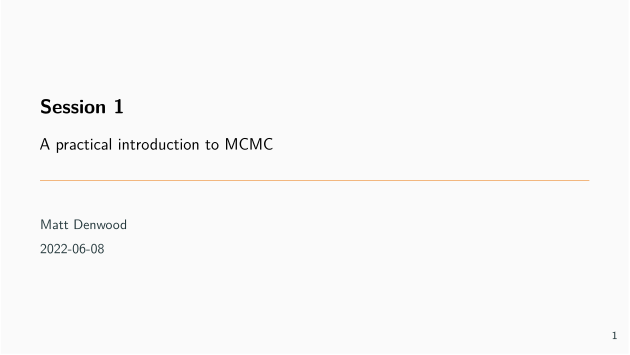

R code for this plot:
params <-
list(presentation = TRUE)

#' ---
#' title: Session 1
#' subtitle: A practical introduction to MCMC
#' date: "2022-06-08"
#' author:
#'   - Matt Denwood
#' theme: metropolis
#' aspectratio: 169
#' colortheme: seahorse
#' header-includes: 
#'   - \input{../rsc/preamble}
#' params:
#'   presentation: TRUE
#' output:
#'   beamer_presentation:
#'       pandoc_args: ["-t", "beamer"]
#'       slide_level: 2
#'   html_document: default
#' ---
#' 
## ----rendering, eval=FALSE, include=FALSE-------------------------------------
## # To render this as PDF (beamer) slides run:
## rmarkdown::render('Session_1.Rmd', 'beamer_presentation', params=list(presentation=TRUE))
## # And for html:
## rmarkdown::render('Session_1.Rmd', 'html_document', params=list(presentation=FALSE))

#' 
## ----setup, include=FALSE-----------------------------------------------------
library("tidyverse")
library("runjags")
set.seed(2021-06-22)

# Reduce the width of R code output for PDF only:
if(params$presentation) options(width=60)
knitr::opts_chunk$set(echo = TRUE)

# Reduce font size of R code output for Beamer:
if(params$presentation){
  knitr::knit_hooks$set(size = function(before, options, envir) {
    if(before){
      knitr::asis_output(paste0("\\", options$size))
    }else{
      knitr::asis_output("\\normalsize")
    }
  })
  knitr::opts_chunk$set(size = "scriptsize")
}

# Collapse successive chunks:
space_collapse <- function(x){ gsub("```\n*```r*\n*", "", x) }
# Reduce space between chunks:
space_reduce <- function(x){ gsub("```\n+```\n", "", x) }
knitr::knit_hooks$set(document = space_collapse)

# To collect temporary filenames:
cleanup <- character(0)

#' 
#' 
#'   
#' # Background
#' 
#' 
#' ## Diagnostic test evaluation: with gold standard = simple! {.fragile}
#' 
#' 
## -----------------------------------------------------------------------------
library("tidyverse")
se <- c(1, 0.6)
sp <- c(1, 0.9)
N <- 1000
prevalence <- 0.25

data <- tibble(Status = rbinom(N, 1, prevalence)) %>%
  mutate(Test1 = rbinom(N, 1, se[1]*Status + (1-sp[1])*(1-Status))) %>%
  # Which is the same as:
  mutate(Test1 = Status) %>%
  mutate(Test2 = rbinom(N, 1, se[2]*Status + (1-sp[2])*(1-Status)))

(twoXtwo <- with(data, table(Status, Test2)))

#' 
#' . . .
#' 
## -----------------------------------------------------------------------------
(sensitivity <- twoXtwo[2,2] / sum(twoXtwo[2,1:2]))
(specificity <- twoXtwo[1,1] / sum(twoXtwo[1,1:2]))

#' 
#' 
#' ## Diagnostic test evaluation: no gold standard
#' 
#' Now we have both values of sensitivity and specificity <1...
#' 
## -----------------------------------------------------------------------------
se <- c(0.9, 0.6)
sp <- c(0.95, 0.9)
N <- 1000
prevalence <- 0.25

data <- tibble(Status = rbinom(N, 1, prevalence)) %>%
  mutate(Test1 = rbinom(N, 1, se[1]*Status + (1-sp[1])*(1-Status))) %>%
  mutate(Test2 = rbinom(N, 1, se[2]*Status + (1-sp[2])*(1-Status)))

with(data, table(Status, Test1))
with(data, table(Status, Test2))

#' 
#' ---
#' 
#' In real life we don't know what `Status` is...
#' 
## -----------------------------------------------------------------------------
(twoXtwo <- with(data, table(Test1, Test2)))

(sensitivity_1 <- twoXtwo[2,2] / sum(twoXtwo[1:2,2]))
(sensitivity_2 <- twoXtwo[2,2] / sum(twoXtwo[2,1:2]))
(specificity_1 <- twoXtwo[1,1] / sum(twoXtwo[1:2,1]))
(specificity_2 <- twoXtwo[1,1] / sum(twoXtwo[1,1:2]))

#' . . .
#' 
#' So we will *always* under-estimate the Se and Sp of both tests!
#' 
#' ## The solution
#' 
#' - We need to assess the sensitivity and specificity of both tests against the true (but unknown) `Status` of each individual
#' 
#' - This unknown `Status` is called the `latent class`
#'   - Therefore we need to run a `latent class model` ...
#' 
#' . . .
#' 
#' - How can we implement a latent class model?
#'   - Frequentist statistical methods:
#'       - possible, but difficult
#'   - Bayesian statistical methods:
#'       - easier and much more commonly done!
#' 
#' 
#' ## Learning outcomes
#' 
#' By the end of the course you should be able to:
#' 
#' - Understand what a latent class model is, and how they can be used for diagnostic test evaluation
#' 
#' - Run basic latent class models using R and JAGS for real-world problems
#' 
#' - Interpret the results
#' 
#' - Understand the nuances and complexities associated with these types of analysis and the interpretation of the `latent class`
#' 
#' # Revision
#' 
#' ## Bayes Rule
#' 
#' Bayes' theorem is at the heart of Bayesian statistics:
#' 
#' $$P(\theta|Y) = \frac{P(\theta)\times P(Y|\theta)}{P(Y)}$$
#' 
#' . . .
#' 
#' Where:  $\theta$ is our parameter value(s);
#' 
#' $Y$ is the data that we have observed;
#' 
#' $P(\theta|Y)$ is the posterior probability of the parameter value(s);
#' 
#' $P(\theta)$ is the prior probability of the parameters;
#' 
#' $P(Y|\theta)$ is the likelihood of the data given the parameters value(s);
#' 
#' $P(Y)$ is the probability of the data, integrated over parameter space.
#' 
#' ---
#' 
#' - In practice we usually work with the following:
#' 
#' $$P(\theta|Y) \propto P(\theta)\times P(Y|\theta)$$
#' 
#' . . .
#' 
#' - Our Bayesian posterior is therefore always a combination of the likelihood of the data, and the parameter priors
#' 
#' - But for more complex models the distinction between what is 'data' and 'parameters' can get blurred!
#' 
#' ## MCMC
#' 
#' - A way of obtaining a numerical approximation of the posterior
#' 
#' - Highly flexible
#' 
#' - Not inherently Bayesian but most widely used in this context
#' 
#' - Assessing convergence is essential, otherwise we may not be summarising the true posterior
#' 
#' - Our chains are correlated so we need to consider the effective sample size
#' 
#' ## Bayesian MCMC vs Frequentist ML
#' 
#' Advantages:
#' 
#' - Very flexible modelling framework
#' - More natural interpretation of confidence intervals (credible intervals)
#' - Ability to incorporate prior information
#' 
#' . . .
#' 
#' Disadvantages:
#' 
#' - More computationally intensive
#' - More emphasis on the practictioner to ensure the output is reliable
#' - Requirement to incorporate prior information
#' 
#' 
#' ## Everyone up to speed?
#' 
#' Any questions so far?  
#' 
#' Anything unclear?
#' 
#' 
#' # Session 1: A practical introduction to MCMC
#' 
#' ## MCMC in Practice
#' 
#' - We can write a Metropolis algorithm ourselves, but this is complex and inefficient
#' 
#' - There are a number of general purpose langauages that allow us to define the problem and leave the details to the software:
#' 
#'   * WinBUGS/OpenBUGS
#'     * Bayesian inference Using Gibbs Sampling
#'   * JAGS
#'     * Just another Gibbs Sampler
#'   * Stan
#'     * Named in honour of Stanislaw Ulam, pioneer of the Monte Carlo method
#' 
#' ## JAGS
#' 
#' - JAGS uses the BUGS language
#' 
#'   * This is a declarative (non-procedural) language
#'   * The order of statements does not matter
#'   * The compiler converts our model syntax into an MCMC algorithm with appropriately defined likelihood and prior
#'   * You can only define each variable once!!!
#' 
#' . . .
#' 
#' - Different ways to run JAGS from R:
#' 
#'   - rjags, runjags, R2jags, jagsUI
#' 
#' - See http://runjags.sourceforge.net/quickjags.html
#'   * This is also in the GitHub folder
#' 
#' ---
#' 
#' A simple JAGS model might look like this:
#' 
## ----include=FALSE------------------------------------------------------------
model_definition <- "model{
  # Likelihood part:
  Positives ~ dbinom(prevalence, N)
  
  # Prior part:
  prevalence ~ dbeta(1, 1)
  
  # Hooks for automatic integration with R:
  #data# Positives, N
  #monitor# prevalence
  #inits# prevalence
}
"
cat(model_definition, file='basicjags.txt')

#' 
## ----comment='', echo=FALSE---------------------------------------------------
cat(model_definition, sep='\n')

#' 
#' ---
#' 
#' There are two model statements:
#' 
#' - The first:
## ----eval=FALSE---------------------------------------------------------------
## Positives ~ dbinom(prevalence, N)

#' states that the number of `Positive` test samples is Binomially distributed with probability parameter `prevalence` and total trials `N`
#' 
#' . . .
#' 
#' - The second:
## ----eval=FALSE---------------------------------------------------------------
## prevalence ~ dbeta(1,1)

#' states that our prior probability distribution for the parameter `prevalence` is Beta(1,1), which is the same as Uniform(0,1)
#' 
#' . . .
#' 
#' These are very similar to the likelihood and prior functions defined in the preparatory exercise (although this prior is less informative)
#' 
#' ---
#' 
#' The other lines in this model:
#' 
## ----eval=FALSE---------------------------------------------------------------
## #data# Positives, N
## #monitor# prevalence
## #inits# prevalence

#' are automated hooks that are only used by runjags
#' 
#' . . .
#' 
#' Compared to our Metropolis algorithm, this JAGS model is:
#' 
#'   * Eaiser to write and understand
#'   * More efficient (lower autocorrelation)
#'   * Faster to run
#' 
#' ---
#' 
#' To run this model, copy/paste the code above into a new text file called "basicjags.txt" in the same folder as your current working directory.  Then run:
#' 
## -----------------------------------------------------------------------------
library('runjags')

# data to be retrieved by runjags
Positives <- 70
N <- 100

# initial values to be retrieved by runjags:
prevalence <- list(chain1=0.05, chain2=0.95)

#' 
## ----include=FALSE------------------------------------------------------------
runjags.options(silent.jags=TRUE)

#' 
## ----message=FALSE, warning=FALSE, results='hide'-----------------------------
results <- run.jags('basicjags.txt', n.chains=2, burnin=5000, sample=10000)

#' 
#' . . .
#' 
#' NOTE: if you have R version 4.2.x and runjags version 2.2.1 then you will see some warnings here - they can be ignored!
#' 
#' First check the plots for convergence:
#' 
## ----eval=FALSE, include=TRUE-------------------------------------------------
## plot(results)

#' 
## ----include=FALSE------------------------------------------------------------
pt <- plot(results)

#' 
#' ---
#' 
#' Trace plots: the two chains should be stationary:
#' 
## ----echo=FALSE---------------------------------------------------------------
print(pt[[1]])

#' 
#' ---
#' 
#' ECDF plots: the two chains should be very close to each other:
#' 
## ----echo=FALSE---------------------------------------------------------------
print(pt[[2]])

#' 
#' ---
#' 
#' Histogram of the combined chains should appear smooth:
#' 
## ----echo=FALSE---------------------------------------------------------------
print(pt[[3]])

#' 
#' ---
#' 
#' Autocorrelation plot tells you how well behaved the model is:
#' 
## ----echo=FALSE---------------------------------------------------------------
print(pt[[4]])

#' 
#' ---
#' 
#' Note:  for multiple parameters, use the 'back' button to cycle through plots!
#' 
#' . . .
#' 
#' Then check the effective sample size and Gelman-Rubin statistic:
#' 
## -----------------------------------------------------------------------------
results

#' 
#' 
#' Reminder:  we want SSeff > 1000 and psrf < 1.05
#' 
#' 
#' ## Introduction to practical sessions
#' 
#' Each practical session will consist of:
#' 
#'   1. Some general/philosophical points to consider
#'   2. One or more practical exercises for everyone to complete
#'   3. One or more additional (optional) exercise for those that finish the main exercise early
#'   4. A wrap-up discussion to reinforce the key messages
#' 
#' . . .
#' 
#' Consideration points are given in the PDF
#' 
#' The exercises (and solutions) are only in the HTML versions
#' 
#' - - -
#' 
#' - We have approximately 1 hour per practical session
#'   - 30-45 minutes for exercises, 15-30 minutes for discussion
#' 
#' . . .
#' 
#' - We will allocate you in pairs / threes to breakout rooms for the exercises (partly randomly, partly based on your institution)
#'   - If you need help please use the "Ask For Help" feature from your breakout room
#'   - Otherwise we will drop into the breakout rooms periodically to see how you are getting on!
#' 
#' # Practical Session 1
#' 
#' ## Points to consider
#' 
#' 1. What are the advantages and disadvantages of Bayesian MCMC relative to more standard frequentist likelihood-based methods?
#' 
#' 2. `Identifiability` refers to the ability of a model to extract useful information from a dataset for a particular set of parameters. What 3 things affect whether or not a model/parameter will be identifiable?
#' 
#' The exercises can be found in Session_1.html!
#' 
#' `r if(params$presentation) {"\\begin{comment}"}`
#' 
#' ## Exercise 1 {.fragile}
#' 
#' Follow these steps to run the basic JAGS model given above:
#' 
#' - Create a new text file in RStudio by clicking on `File` then `New File` then `Text file`
#' 
#' - Copy the following model definition into this text file:
#' 
## ----comment='', echo=FALSE---------------------------------------------------
cat(model_definition, sep='\n')
cat(model_definition, sep='\n', file='basicjags.txt')

#' 
#' - Save the file as `basicjags.txt` in a folder where you can find it again
#' 
#' - Set your R working directory to the same folder, by clicking on `Session` then `Set Working Directory` then `Choose Directory` and choosing the folder location
#' 
#' - Create a new R file in RStudio by clicking on `File` then `New File` then `R script`, and save the file as e.g. `Session 1 exercises.R` in the same folder
#' 
#' - Copy and paste the following R code into this R script file:
#' 
## ----eval=FALSE---------------------------------------------------------------
## library('runjags')
## 
## # data to be retrieved by runjags
## Positives <- 70
## N <- 100
## 
## # initial values to be retrieved by runjags:
## prevalence <- list(chain1=0.05, chain2=0.95)
## 
## # run the model:
## results <- run.jags('basicjags.txt', n.chains=2, burnin=5000, sample=10000)
## 
## # check convergence based on trace plots:
## plot(results)
## 
## # check effective sample size and psrf, and then interpret results:
## results

#' 
#' - Take your time to play around with this code and make sure that (1) it works, and (2) you know what is going on
#' 
#' - Change the initial values for prevalence to 0.5 in both chains. Does it make a difference to the output?
#' 
#' - Change the number of samples to e.g. 50000 or 100 - what difference does this make?
#' 
#' - Ask for help if you have problems!
#' 
#' 
#' ### Solution 1 {.fragile}
#' 
#' The result of running your R code should look like this (where lines starting with `##` show the output of running that line of code):
#' 
## -----------------------------------------------------------------------------
# run the model:
results <- run.jags('basicjags.txt', n.chains=2, burnin=5000, sample=10000)

# Note: this is only commented out to save space in the exercise file!
# plot(results)

# check convergence and effective sample size, and then interpret results:
results

#' 
## ----echo=FALSE---------------------------------------------------------------
cleanup <- c(cleanup, "basicjags.txt")

#' 
#' Convergence is assessed in two ways:  firstly from the trace plots, and secondly from the psrf (which is the Gelman-Rubin statistic).  The effective sample size is SSeff.  Once you are happy that the model has converged and has enough of a sample size, then you can interpret the results (typically median and 95% confidence interval estimates).
#' 
#' We can change the initial values like so:
#' 
## -----------------------------------------------------------------------------
# initial values to be retrieved by runjags:
prevalence <- list(chain1=0.5, chain2=0.5)

# run the model:
results <- run.jags('basicjags.txt', n.chains=2, burnin=5000, sample=10000)

# Note: this is only commented out to save space in the exercise file!
# plot(results)
# check convergence and effective sample size, and then interpret results:
results

#' 
#' This only makes a very small difference to the inference, because the model converges (and we remove burnin) in either case. The posteriors being independent of the initial values is a key assumption of using MCMC!  But remember that there will always be a small difference because MCMC is an inherently random method.  We just need to make sure that the effective sample size is high enough that this inherent randomness does not impact our inference (at least not when rounding to a sensible number of significant figures!).
#' 
#' Increasing the number of samples to 50000 improves the effective sample size, and therefore reduces the small random changes in the posterior inference, but also takes longer to run.  Reducing the number of samples to 100 results in an effective sample size that is too small and therefore we get unreliable estimates that change every time the model is run!
#' 
#' ## Exercise 2 {.fragile}
#' 
#' We can fit the same model using frequentist maximum likelihood methods like this:
#' 
## -----------------------------------------------------------------------------
Positives <- 70
N <- 100

# We can time how long this takes manually:
system.time({
  # The equivalent model to JAGS:
  freq_model <- glm(cbind(Positives, N-Positives) ~ 1, family=binomial)
})

# The intercept of the GLM is on the logit scale, so we need to take the inverse logit transform to get the prevalence:
plogis(coef(freq_model))
plogis(confint(freq_model))

## ----echo=FALSE---------------------------------------------------------------
med1 <- as.numeric(summary(results)["prevalence","Median"])

#' 
#' Compare the results from the JAGS model and the frequentist model:
#'   - Are there any differences in the inference?
#'   - What about if you change the data to 7 positives out of 10?
#'   - Are there any practical differences between JAGS and standard GLM models?
#'   
#' Change the priors for the JAGS model from Beta(1,1) to Beta(20,1)
#'   - How does this affect the inference?
#' 
#' 
#' ### Solution 2 {.fragile}
#' 
#' The prevalence estimate and 95% CI from the frequentist method is `r round(plogis(coef(freq_model)),2)` (`r round(plogis(confint(freq_model))[1],2)` - `r round(plogis(confint(freq_model))[2],2)`).  The equivalent estimates from the Bayesian method are:
#' 
## -----------------------------------------------------------------------------
summary(results)["prevalence", c("Median","Lower95","Upper95")]

#' 
#' These are extremely close to each other in this case, although the same is not true with a smaller sample size:
#' 
## -----------------------------------------------------------------------------
Positives <- 7
N <- 10

# Frequentist analysis:
freq_model <- glm(cbind(Positives, N-Positives) ~ 1, family=binomial)
plogis(coef(freq_model))
plogis(confint(freq_model))

# Bayesian analysis:
results <- run.jags('basicjags.txt', n.chains=2, burnin=5000, sample=10000)

# Note: this is only commented out to save space in the exercise file!
# plot(results)
results

## ----echo=FALSE---------------------------------------------------------------
med2 <- as.numeric(summary(results)["prevalence","Median"])

#' 
#' Notice that the median estimate for the Bayesian model has shifted from `r med1` to `r med2`, despite the maximum likelihood estimate remaining the same (0.7). This is due to the relatively larger impact of priors with smaller datasets.  All Bayesian models *must* include priors - even when you don't want to. We will return to this concept later today.
#' 
#' There is also a conceptual difference in the interpretation of the confidence intervals vs credible intervals - this is actually much easier when you are Bayesian!
#' 
#' The major downside of using MCMC is that it takes longer to run (glm runs in a few thousands of a second, whereas JAGS takes a few tenths of a second).  The other downside is that you have to check convergence and effective sample size manually, which is not the case for using glm().
#' 
#' 
#' ## Exercise 3 {.fragile}
#' 
#' Up to now we have ignored issues of diagnostic test sensitivity and specificity.  Usually, however, we do not have a perfect test, so we do not know how many are truly positive or truly negative, rather than just testing positive or negative.  But we know that:
#' 
#' $$Prev_{obs} = (Prev_{true}\times Se) + ((1-Prev_{true})\times (1-Sp))$$
#' $$\implies Prev_{true} = \frac{Prev_{obs}-(1-Sp)}{Se-(1-Sp)}$$
#' 
#' [The second equation assumes that the observed prevalence and sensitivity are both higher than 1 minus the specificity!]
#' 
#' Using JAGS allows us to add this additional complexity to our models by including a parameter for true prevalence that is related to observed prevalence by sensitivity and specificity parameters:
#' 
## ----include=FALSE------------------------------------------------------------
model_definition_obsprev <- "model{
  # Likelihood part:
  Positives ~ dbinom(observed_prevalence, N)
  
  # Intermediate calculations:
  observed_prevalence <- sensitivity * prevalence + (1-specificity) * (1-prevalence)
  
  # Prior part:
  sensitivity ~ dbeta(1, 1)
  specificity ~ dbeta(1, 1)
  prevalence ~ dbeta(1, 1)
  
  # Hooks for automatic integration with R:
  #data# Positives, N
  #monitor# prevalence, sensitivity, specificity, observed_prevalence
  #inits# prevalence, sensitivity, specificity
}
"
cat(model_definition_obsprev, file='obsprevmodel.txt')

#' 
## ----comment='', echo=FALSE---------------------------------------------------
cat(model_definition_obsprev, sep='\n')
cleanup <- c(cleanup, "obsprevmodel.txt")

#' 
#' Copy this model to "obsprevmodel.txt" and run it yourself in JAGS.  Here is some additional R code that you will need:
#' 
## ---- eval=FALSE--------------------------------------------------------------
## Positives <- 70
## N <- 100
## 
## # initial values to be retrieved by runjags:
## prevalence <- list(chain1=0.05, chain2=0.95)
## sensitivity <- list(chain1=0.95, chain2=0.05)
## specificity <- list(chain1=0.05, chain2=0.95)

#' 
#' - Make sure that the chains have converged and that your effective sample size is sufficient. Remember that now you have multiple monitored variables, so you need to cycle through the plots using the *back* and *forward* arrows on the plot window. The very last plot is a cross-correlation plot, which shows the pairwise correlation between the estimated parameter values. What do you notice about this?
#' 
#' - Look at the posteriors for the 4 parameters of interest.  What do you notice about identifiability?
#' 
#' - Now set the sensitivity and specificity parameters to fixed values of 80% and 99% by commenting out the `sensitivity ~ dbeta(1, 1)` line and adding `sensitivity <- 0.8` in the model, and similarly commenting out the `specificity ~ dbeta(1, 1)` line and adding `specificity <- 0.99` in the model (you will also need to remove sensitivity and specificity from the #inits# line). What happens to identifiability now?
#' 
#' 
#' ### Solution 3 {.fragile}
#' 
## -----------------------------------------------------------------------------
Positives <- 70
N <- 100

# initial values to be retrieved by runjags:
prevalence <- list(chain1=0.05, chain2=0.95)

# run the model:
results <- run.jags('obsprevmodel.txt', n.chains=2, burnin=5000, sample=10000)

# Note: this is only commented out to save space in the exercise file!
# plot(results)
# check convergence and effective sample size, and then interpret results:
results

#' 
#' Convergence is OK and the sample size is sufficient for all parameters. The cross-correlation plot shows that the observed_prevalence parameter estimates are not correlated with those of the other parameters (green colours). However, the prevalence, sensitivity and specificity all show positive cross-correlation (yellow colours). Non-zero (i.e. either negative or positive) cross-correlation between parameters is a symptom of reduced identifiability of these parameters within the model. This is what causes the lower SSeff for these parameters relative to the observed prevalence parameter.
#' 
#' The posterior for `observed_prevalence` is the same as for `prevalence` in the old model.  But the posteriors for the new (true) `prevalence`, `sensitivity` and `specificity` are extremely wide!  The model is only able to identify the `observed_prevalence`, and not the other three parameters.  This is also reflected in the effective sample sizes.  There is simply not enough information to disentangle them - persuade yourself this is true by considering the following possibilities:
#' 
#'   - Is prevalence zero but the test is not very specific?
#'   - Is prevalence 100% but the test is not very sensitive?
#'   - Or anywhere in between?
#' 
#' The answer is that all are possible.  But we can make prevalence identifiable by fixing sensitivity and specificity:
#' 
## ----include=FALSE------------------------------------------------------------
model_definition_obsprev <- "model{
  # Likelihood part:
  Positives ~ dbinom(observed_prevalence, N)
  
  # Intermediate calculations:
  observed_prevalence <- sensitivity * prevalence + (1-specificity) * (1-prevalence)
  
  # Prior part:
  #sensitivity ~ dbeta(1, 1)
  #specificity ~ dbeta(1, 1)
  sensitivity <- 0.8
  specificity <- 0.99
  prevalence ~ dbeta(1, 1)

  # Hooks for automatic integration with R:
  #data# Positives, N
  #monitor# prevalence, sensitivity, specificity, observed_prevalence
  #inits# prevalence
}
"
cat(model_definition_obsprev, file='obsprevmodel_fixsesp.txt')

#' 
## ----comment='', echo=FALSE---------------------------------------------------
cat(model_definition_obsprev, sep='\n')
cleanup <- c(cleanup, "obsprevmodel_fixsesp.txt")

#' 
## -----------------------------------------------------------------------------
results <- run.jags('obsprevmodel_fixsesp.txt', n.chains=2, burnin=5000, sample=10000)
results

#' Note that the true prevalence is estimated to be higher than the observed prevalence, because the test has a relatively low sensitivity.
#' 
#' If we don't want to fix sensitivity/specificity at specific values (which is generally a bad idea!) then we can give them a strong prior instead.  We will come back to this idea later!
#' 
#' 
#' 
#' ## Optional Exercise A {.fragile}
#' 
#' - Change the number of chains to 1 and 4
#'   
#'   * Remember that you will also need to change the initial values
#'   * What affect does having different numbers of chains have?
#' 
#' - Try using the `run.jags` argument `method='parallel'` - what affect does this have?
#' 
#' 
#' ### Solution A {.fragile}
#' 
#' The chains argument can be any positive integer, but you need to make sure that the number of initial values provided is consistent.  For example:
#' 
## -----------------------------------------------------------------------------
prevalence <- list(chain1=0.05)
sensitivity <- list(chain1=0.95)
specificity <- list(chain1=0.05)

results1 <- run.jags('obsprevmodel.txt', n.chains=1)
results1

prevalence <- list(chain1=0.05, chain2=0.4, chain3=0.6, chain4=0.95)
sensitivity <- list(chain1=0.95, chain2=0.75, chain3=0.25, chain4=0.05)
specificity <- list(chain1=0.05, chain2=0.25, chain3=0.75, chain2=0.95)
results4 <- run.jags('obsprevmodel.txt', n.chains=4)
results4

#' 
#' There are two differences:  firstly it is not possible to assess the psrf with only 1 chain (and it is harder to assess convergence generally), and secondly the effective sample size is higher with more chains as the samples are pooled (e.g. 10000 samples from 4 chains is 40000 samples).  So more chains is better.
#' 
#' The downside is that more chains take longer to run.  But we can offset this by parallelising:
#' 
## -----------------------------------------------------------------------------
results4p <- run.jags('obsprevmodel.txt', n.chains=4, method='parallel')
results4p

#' 
#' Each chain is run in parallel, so as long as you have at least as many processors as chains then you will reduce the run time.  [Note: the run time is not reduced for this example because the model already runs very quickly and there is a small fixed overhead cost with parallelising chains, but for models that take longer to run you would see a benefit]
#'   
#' There are a large number of other options to runjags.  Some highlights:
#' 
#'   - The method can be parallel or background or bgparallel
#'   - You can use extend.jags to continue running an existing model (e.g. to increase the sample size)
#'   - You can use coda::as.mcmc.list to extract the underlying MCMC chains (for one more more partially matched variable name)
#'   - You can use the summary() method to extract summary statistics (for one more more partially matched variable name)
#'     * See `?summary.runjags` and `?runjagsclass` for more information
#' 
#' ## Optional excersie B {.fragile}
#' 
#' There are three other ways of writing this type of model.  Using the simplest model as a template:
#' 
## ----comment='', echo=FALSE---------------------------------------------------
cat(model_definition, sep='\n')

#' 
#' We can replace:
#' 
## ---- eval=FALSE--------------------------------------------------------------
## Positives ~ dbinom(prevalence, N)

#' 
#' with:
#' 
## ---- eval=FALSE--------------------------------------------------------------
## for(i in 1:N){
##   Result[i] ~ dbern(prevalence)
## }

#' 
#' or:
#' 
## ---- eval=FALSE--------------------------------------------------------------
## for(i in 1:N){
##   NegativePositive[i] ~ dcat(prevalence[1:2])
## }
## observed_probabilities[2] <- prevalence
## observed_probabilities[1] <- 1 - prevalence

#' 
#' or:
#' 
## ---- eval=FALSE--------------------------------------------------------------
## Tally[1:2] ~ dmulti(observed_probabilities[1:2], N)
## 
## observed_probabilities[2] <- prevalence
## observed_probabilities[1] <- 1 - prevalence

#' 
#' In each case the data is different:
#' - `dbern` needs the response to be a vector of 0 and 1 reflecting test results for individuals, but uses the same probability as dbinom
#' - `dcat` needs the response to be a vector of 1 and 2 reflecting the outcome (1=negative, 2=positive) of the test, and uses a pair of probabilities reflecting the probability of being negative and probability of being positive
#' - `dmulti` needs the response to be a Tally of the total number of negative tests and positive tests, and uses the same pair of probabilities as `dcat`
#' 
#' Try to implement these models in JAGS, and see what difference it makes to (a) the model inference, and (b) the amount of time that the model takes to run.
#' 
#' What are the advantages and disadvantages of each approach?
#' 
#' ### Solution B {.fragile}
#' 
#' Here is the model for dbern:
#' 
## ----include=FALSE------------------------------------------------------------
model_definition <- "model{
  # Likelihood part:
  for(i in 1:N){
    Result[i] ~ dbern(prevalence)
  }
  
  # Prior part:
  prevalence ~ dbeta(1, 1)
  
  # Hooks for automatic integration with R:
  #data# Result, N
  #monitor# prevalence
  #inits# prevalence
}
"
cat(model_definition, file='dbernmodel.txt')

#' 
## ----comment='', echo=FALSE---------------------------------------------------
cat(model_definition, sep='\n')
cleanup <- c(cleanup, "dbernmodel.txt")

#' 
#' And the necessary R code:
#' 
## -----------------------------------------------------------------------------
Positives <- 70
N <- 100

# initial values to be retrieved by runjags:
prevalence <- list(chain1=0.05, chain2=0.95)
sensitivity <- list(chain1=0.95, chain2=0.05)
specificity <- list(chain1=0.05, chain2=0.95)

Result <- c(rep(0, N-Positives), rep(1, Positives))
stopifnot(sum(Result)==Positives)
dbern_results <- run.jags('dbernmodel.txt', n.chains=2)

#' 
#' Here is the model for dcat:
#' 
## ----include=FALSE------------------------------------------------------------
model_definition <- "model{
  # Likelihood part:
  for(i in 1:N){
    NegativePositive[i] ~ dcat(observed_probabilities[1:2])
  }
  observed_probabilities[2] <- prevalence
  observed_probabilities[1] <- 1 - prevalence

  # Prior part:
  prevalence ~ dbeta(1, 1)
  
  # Hooks for automatic integration with R:
  #data# NegativePositive, N
  #monitor# prevalence
  #inits# prevalence
}
"
cat(model_definition, file='dcatmodel.txt')

#' 
## ----comment='', echo=FALSE---------------------------------------------------
cat(model_definition, sep='\n')
cleanup <- c(cleanup, "dcatmodel.txt")

#' 
#' And the necessary R code:
#' 
## -----------------------------------------------------------------------------
NegativePositive <- c(rep(1, N-Positives), rep(2, Positives))
dcat_results <- run.jags('dcatmodel.txt', n.chains=2)

#' 
#' And here is the model for dmulti:
#' 
## ----include=FALSE------------------------------------------------------------
model_definition <- "model{
  # Likelihood part:
  Tally[1:2] ~ dmulti(observed_probabilities[1:2], N)

  observed_probabilities[2] <- prevalence
  observed_probabilities[1] <- 1 - prevalence
 
  # Prior part:
  prevalence ~ dbeta(1, 1)
  
  # Hooks for automatic integration with R:
  #data# Tally, N
  #monitor# prevalence
  #inits# prevalence
}
"
cat(model_definition, file='dmultimodel.txt')

#' 
## ----comment='', echo=FALSE---------------------------------------------------
cat(model_definition, sep='\n')
cleanup <- c(cleanup, "dmultimodel.txt")

#' 
#' And the necessary R code:
#' 
## -----------------------------------------------------------------------------
Tally <- c(N-Positives, Positives)
stopifnot(sum(Tally)==N)
dmulti_results <- run.jags('dmultimodel.txt', n.chains=2)

#' 
#' And the results from each of them:
#' 
## -----------------------------------------------------------------------------
dbern_results
dcat_results
dmulti_results

#' 
#' The key points are:
#' 
#'   - The posteriors are the same - these are the same model just formulated differently!
#'   - The dcat and dbern versions take longer to run due to the loop
#'   - The dcat and dbern versions would allow us to fit individual-level predictors to prevalence
#'   - The advantage of dcat and dmulti is that we are not stuck with binary outcomes, i.e. we can have 3, 4, 5, etc different possible outcomes
#' 
#' You should also note that the dbern version has a higher effective sample size. The reason for this is that JAGS can use a conjugate sampler in this case; this outside the scope of this course but you can read up on what this means [here](https://en.wikipedia.org/wiki/Conjugate_prior))
#' 
#' If you are really interested in what kind of sampler JAGS is using for each parameter, you can always find out:
#' 
## -----------------------------------------------------------------------------
extract(dbern_results, "samplers")
extract(dcat_results, "samplers")
extract(dmulti_results, "samplers")

#' 
#' But the internal mechanisms of JAGS is well outside the scope of this course!
#' 
#' `r if(params$presentation) {"\\end{comment}"}`
#' 
#' ## Summary {.fragile}
#' 
#' - MCMC allows flexibility in models BUT requires more computational resource and user awareness
#'   * Convergence
#'   * Effective sample size
#' 
#' - Bayesian methods allow priors to be used BUT necessitate that priors are used
#' 
#' - Models are less likely to be identifiable if they:
#'   * Are more complex
#'   * Have less informative priors
#'   * Do not have sufficient data
#' 
#' - There is often a disparity between the model we would like to run and the model we can run given the data available
#' 
#' 
## ----include=FALSE------------------------------------------------------------
unlink(cleanup)
